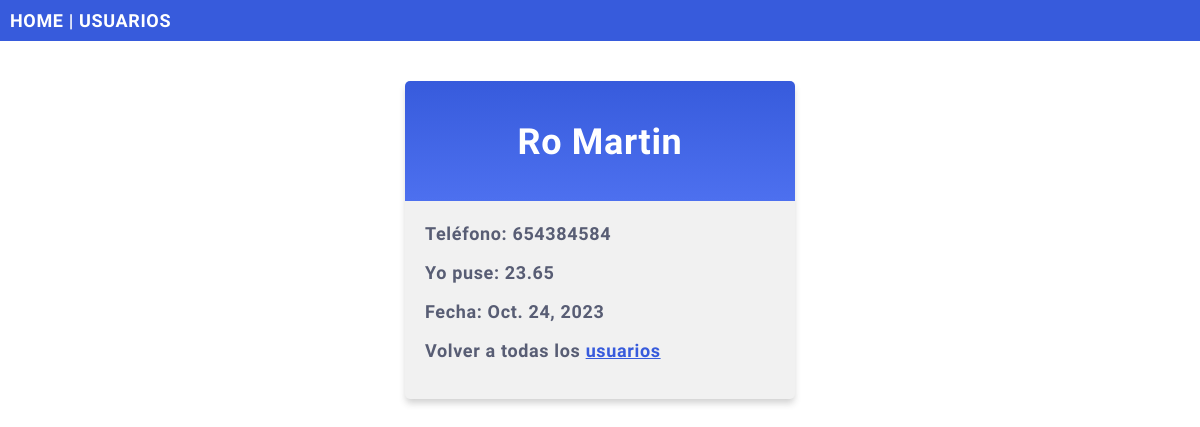
/cuentas/datos/1, run on the app's committed database.
### cuentas/models.py (models this page shows, shortened)
class Cuenta(models.Model):
  firstname = models.CharField(max_length=255)
  lastname = models.CharField(max_length=255)
  phone = models.IntegerField(null=True)
  amount = models.DecimalField(max_digits=4, decimal_places=2, null=True)
  date = models.DateField(null=True)

### cuentas/views.py (the view)
# urls.py: path('cuentas/datos/<int:id>', views.datos, name='datos'),
def datos(request, id):
  micuenta = Cuenta.objects.get(id=id)
  template = loader.get_template('datos.html')
  context = {
    'micuenta': micuenta,
  }
  return HttpResponse(template.render(context, request))

### cuentas/templates/datos.html (shortened to what this page needs)
{% extends "master.html" %}
{% block content %}
<div class="mycard">
  <h1>{{ micuenta.firstname }} {{ micuenta.lastname }}</h1>
  <p>Teléfono: {{ micuenta.phone }}</p>
  <p>Yo puse: {{ micuenta.amount }}</p>
  <p>Fecha: {{ micuenta.date }}</p>
  <p>Volver a todas los <a href="/cuentas">usuarios</a></p>
</div>
{% endblock %}

### mystaticfiles/mystyles.css (style rules this page uses)
body { margin:0; font: 600 18px 'Source Sans Pro', sans-serif; letter-spacing: 0.64px; color: #585d74; }
.mycard { background-color: #f1f1f1; background-image: linear-gradient(to bottom, #375BDC, #4D70EF); background-size: 100% 120px; background-repeat: no-repeat; margin: 40px auto; width: 350px; border-radius: 5px; box-shadow: 0 5px 7px -1px rgba(51, 51, 51, 0.23); padding: 20px; }
.mycard h1 { text-align: center; color:#ffffff; margin:20px 0 60px 0; }
a:link, a:visited { color: #375BDC; }

### data on the page
Cuenta: firstname "Ro", lastname "Martin", phone "654384584", amount "23.65", date "Oct. 24, 2023"
